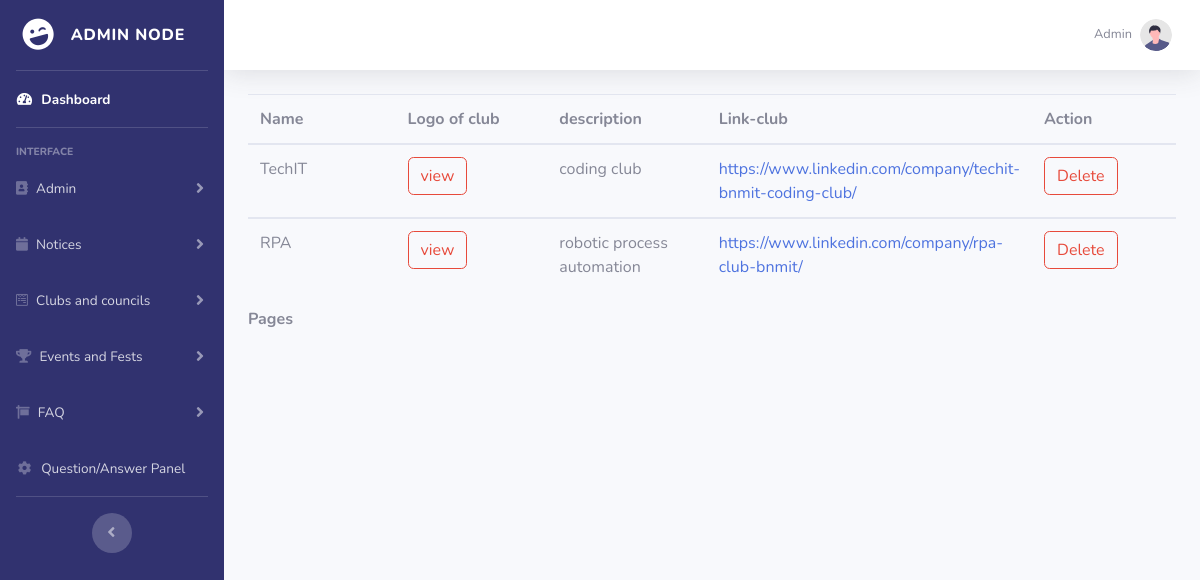
/view_clubs.php (signed in), run on the app's committed database.
### tables this page shows
CREATE TABLE `club` (
  `club_id` int(11) NOT NULL,
  `club_name` varchar(255) NOT NULL,
  `club_logo` mediumblob NOT NULL,
  `club_info` varchar(255) NOT NULL,
  `club_link` varchar(255) NOT NULL
);

### view_clubs.php (the view, shortened to what this page needs)
<!DOCTYPE html>
<html lang="en">
<head>
    <link href="vendor/fontawesome-free/css/all.min.css" rel="stylesheet" type="text/css">
    <link href="css/sb-admin-2.min.css" rel="stylesheet">
</head>
<body id="page-top">
    <div id="wrapper">
        <?php
            include 'include/sidebar.php'
        ?>
        <div id="content-wrapper" class="d-flex flex-column">
            <div id="content">
                <?php
                    include 'include/topbar.php'
                ?>
                <div class="container-fluid">
    <?php
include 'conn.php';
if (isset($_GET["page"])) { $page = $_GET["page"]; } else { $page=1; };
$start_from = ($page-1) * 20;
$sql = "select * from club ORDER BY club_id DESC LIMIT $start_from, 20";
$rs_result = mysqli_query ($con,$sql);
?>
       <table class="table">
<thead>
                 <tr>
<th width="20%">Name</th>
<th width="20%">Logo of club</th>
<th width="20%">description</th>
<th width="20%">Link-club</th>
<th colspan=2 width="18%">Action</th>
                 </tr>
             </thead>
<?php
while ($row = mysqli_fetch_assoc($rs_result)) {
?>
<tbody>
                 <tr>
                     <td> <?php echo $row["club_name"]; ?> </td>
                     <td><a class="btn btn-outline-danger" href='club_logo/<?php echo $row["club_logo"];?>'>view</a>
                     <td> <?php echo $row["club_info"]; ?> </td>
                     <td> <a href='<?php echo $row["club_link"]; ?>' target="_blank"><?php echo $row["club_link"]; ?></td>
                    <td><a class="btn btn-outline-danger" href='clubdelete.php?key1=<?php echo $row["club_id"]; ?>'>Delete</a>
                    </td>
                 </tr>
</tbody>
<?php
};
?>
</table>
<strong>Pages  </strong>
                </div>
            </div>
        </div>
    </div>
</body>
</html>

### data on the page
club: club_name "TechIT", club_info "coding club", club_link "https://www.linkedin.com/company/techit-bnmit-coding-club/"
club: club_name "RPA", club_info "robotic process automation", club_link "https://www.linkedin.com/company/rpa-club-bnmit/"

### other printed values
$_SESSION['username'] "Admin"
